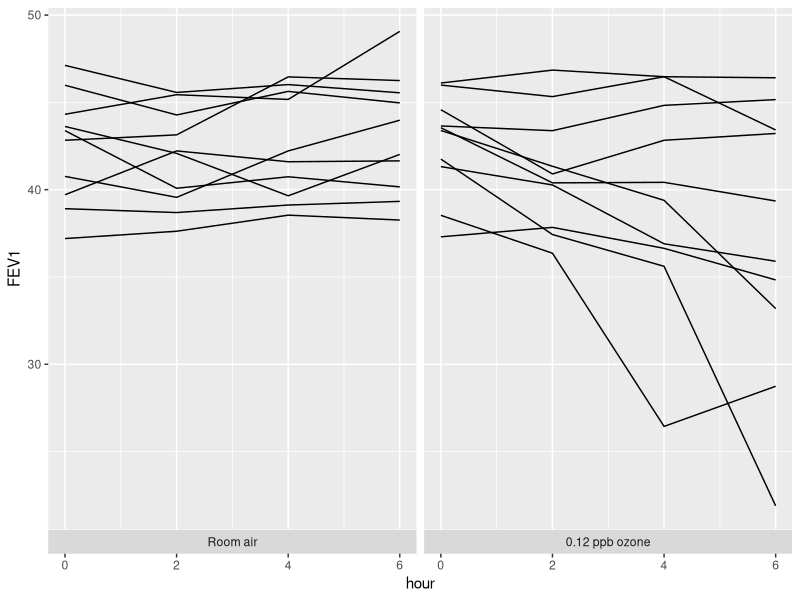

Write the R code that produced this figure.
## ---- chunk 1
knitr::opts_chunk$set(echo = FALSE, dev = "pdf")
library("ggplot2")
library("nlme")
## ---- chunk 2
ozone.long <- read.csv(file = "data/ozone0246.csv", header = FALSE)
colnames(ozone.long) <- c("subject", "hour", "group", "FEV1")
## ---- chunk 3
# Vector for labeling facets
group_labels <- c("0" = "Room air", "1" = "0.12 ppb ozone")

# Plot responses over time, faceting by group
time.plot <- ggplot(data = ozone.long, mapping = aes(x = hour, y = FEV1, group = subject)) +
  geom_line() +
  facet_grid(~ group, switch = "x", labeller = labeller(group = group_labels))
time.plot
